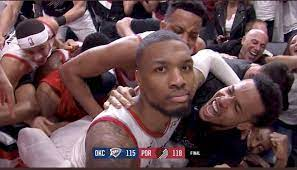
#> input picture LR3/test.jpg, 297 x 170 px
$ python FullLab.py
#> lines starting #> are read from the running program, lines starting #| are printed output that depends on the picture
import cv2
import numpy as np

def BlurFuss():
    img = cv2.imread("test.jpg", cv2.IMREAD_GRAYSCALE)
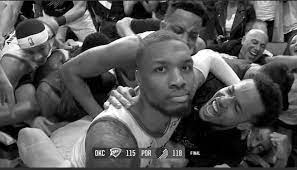
#> img: shape (170, 297); min 0, max 255, mean 85.3

    #  размер ядра фильтра и стандартное отклонение
    kernel_size = 5
    standard_deviation = 100

    imgBlur1 = GaussBlur(img, kernel_size, standard_deviation)
    cv2.imshow(str(kernel_size) + 'x' + str(kernel_size) + ' and deviation ' + str(standard_deviation), imgBlur1)

    #другие параметры
    kernel_size = 11
    standard_deviation = 50

    imgBlur2 = GaussBlur(img, kernel_size, standard_deviation)
    cv2.imshow(str(kernel_size)+'x'+str(kernel_size) + ' and deviation ' + str(standard_deviation), imgBlur2)

    imgBlurOpenCV = cv2.GaussianBlur(img, (kernel_size, kernel_size), standard_deviation)

    cv2.imshow('img', img)
    cv2.imshow('OpenCV_blur', imgBlurOpenCV)
    cv2.waitKey(0)

def GaussBlur(img, kernel_size, standard_deviation):
#> called with kernel_size = 5, standard_deviation = 100
    kernel = np.ones((kernel_size, kernel_size))
    a = b = (kernel_size + 1) // 2

    # Строим матрицу свёртки
    for i in range(kernel_size):
        for j in range(kernel_size):
            kernel[i, j] = gauss(i, j, standard_deviation, a, b)

    print(kernel)
    print("//////////")
    # 2 - нормализуем для сохранения яркости изображения
    sum = 0
    for i in range(kernel_size):
        for j in range(kernel_size):
            sum += kernel[i, j]

    for i in range(kernel_size):
        for j in range(kernel_size):
            kernel[i, j] /= sum

    print(kernel)

    # проходим через внутренние пиксели изображения и выполняем операцию свертки между изображением и ядром.
    # Каждый пиксель изображения умножается на соответствующее значение в ядре, а затем суммируется
    imgBlur = img.copy()
    x_start = kernel_size // 2
    y_start = kernel_size // 2
    for i in range(x_start, imgBlur.shape[0] - x_start):
        for j in range(y_start, imgBlur.shape[1] - y_start):
            # операция свёртки
            val = 0
            for k in range(-(kernel_size // 2), kernel_size // 2 + 1):
                for l in range(-(kernel_size // 2), kernel_size // 2 + 1):
                    val += img[i + k, j + l] * kernel[k + (kernel_size // 2), l + (kernel_size // 2)]
            imgBlur[i, j] = val
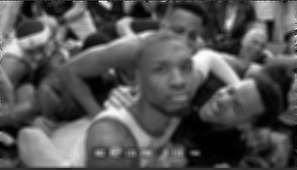
#> imgBlur: shape (170, 297); min 0, max 254, mean 84.8

    return imgBlur

# коорд.пикселя, станд.откл, координаты центра ядра
def gauss(x, y, omega, a, b):
    omega2 = 2 * omega ** 2

    m1 = 1 / (np.pi * omega2)
    m2 = np.exp(-((x-a) ** 2 + (y-b) ** 2) / omega2)

    return m1 * m2

BlurFuss()
#> call 2 of GaussBlur, with kernel_size = 11, standard_deviation = 50
#> after the loop in GaussBlur (call 2), `for i in range(x_start, imgBlur.shape[0] - x_start):`:
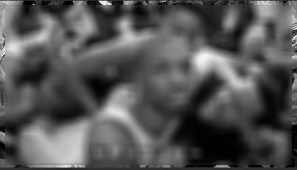
#> imgBlur: shape (170, 297); min 0, max 255, mean 84.9
#> in BlurFuss, `imgBlurOpenCV = cv2.GaussianBlur(img, (kernel_size, kernel_size), stan..`:
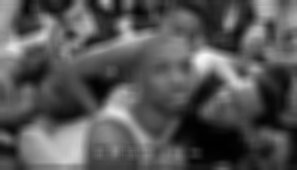
#> imgBlurOpenCV: shape (170, 297); min 1, max 246, mean 85.4
